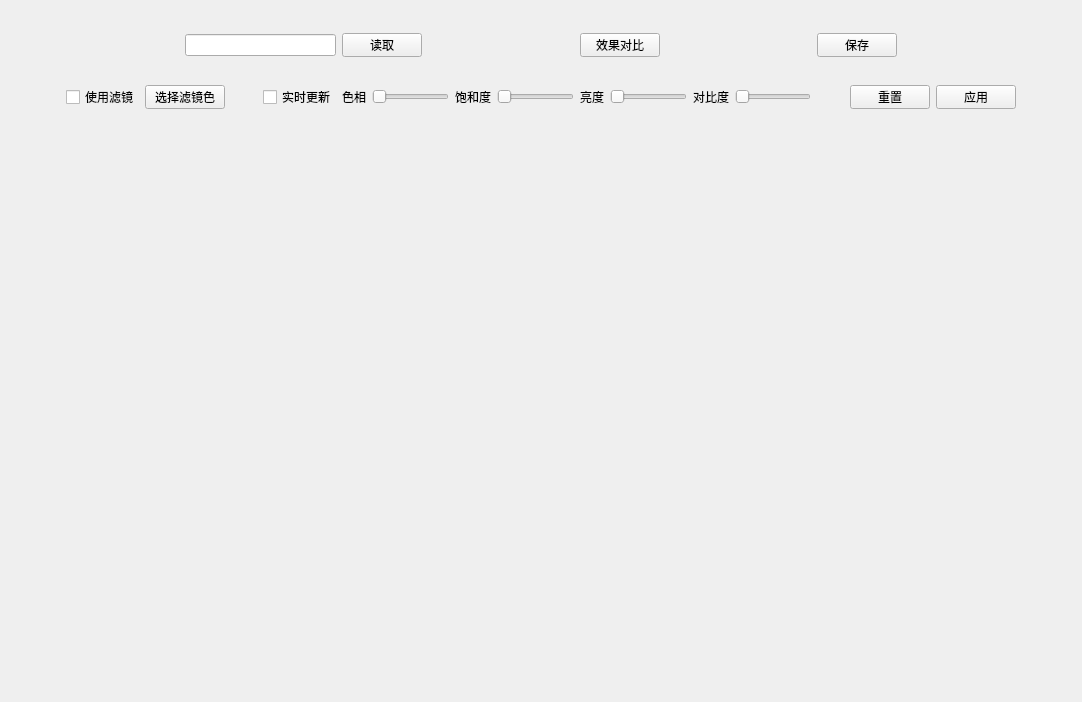
<?xml version="1.0" encoding="UTF-8"?>
<ui version="4.0">
 <class>Widget</class>
 <widget class="QWidget" name="Widget">
  <property name="geometry">
   <rect>
    <x>0</x>
    <y>0</y>
    <width>1082</width>
    <height>702</height>
   </rect>
  </property>
  <property name="windowTitle">
   <string>Widget</string>
  </property>
  <layout class="QVBoxLayout" name="verticalLayout">
   <item>
    <widget class="QWidget" name="widgetControlArea" native="true">
     <property name="maximumSize">
      <size>
       <width>16777215</width>
       <height>120</height>
      </size>
     </property>
     <layout class="QVBoxLayout" name="verticalLayout_2">
      <item>
       <widget class="QWidget" name="widgetControlMain" native="true">
        <layout class="QHBoxLayout" name="horizontalLayout">
         <item>
          <spacer name="horizontalSpacer">
           <property name="orientation">
            <enum>Qt::Horizontal</enum>
           </property>
           <property name="sizeHint" stdset="0">
            <size>
             <width>40</width>
             <height>20</height>
            </size>
           </property>
          </spacer>
         </item>
         <item>
          <widget class="QLineEdit" name="lineEditFileName"/>
         </item>
         <item>
          <widget class="QPushButton" name="pushButtonReadFile">
           <property name="text">
            <string>读取</string>
           </property>
          </widget>
         </item>
         <item>
          <spacer name="horizontalSpacer_3">
           <property name="orientation">
            <enum>Qt::Horizontal</enum>
           </property>
           <property name="sizeHint" stdset="0">
            <size>
             <width>40</width>
             <height>20</height>
            </size>
           </property>
          </spacer>
         </item>
         <item>
          <widget class="QPushButton" name="pushButtonCompare">
           <property name="text">
            <string>效果对比</string>
           </property>
          </widget>
         </item>
         <item>
          <spacer name="horizontalSpacer_8">
           <property name="orientation">
            <enum>Qt::Horizontal</enum>
           </property>
           <property name="sizeHint" stdset="0">
            <size>
             <width>40</width>
             <height>20</height>
            </size>
           </property>
          </spacer>
         </item>
         <item>
          <widget class="QPushButton" name="pushButtonSaveFile">
           <property name="text">
            <string>保存</string>
           </property>
          </widget>
         </item>
         <item>
          <spacer name="horizontalSpacer_2">
           <property name="orientation">
            <enum>Qt::Horizontal</enum>
           </property>
           <property name="sizeHint" stdset="0">
            <size>
             <width>85</width>
             <height>20</height>
            </size>
           </property>
          </spacer>
         </item>
        </layout>
       </widget>
      </item>
      <item>
       <widget class="QWidget" name="widgetControlArgument" native="true">
        <layout class="QHBoxLayout" name="horizontalLayout_2">
         <item>
          <spacer name="horizontalSpacer_4">
           <property name="orientation">
            <enum>Qt::Horizontal</enum>
           </property>
           <property name="sizeHint" stdset="0">
            <size>
             <width>40</width>
             <height>20</height>
            </size>
           </property>
          </spacer>
         </item>
         <item>
          <widget class="QCheckBox" name="checkBoxUseFilterColor">
           <property name="text">
            <string>使用滤镜</string>
           </property>
          </widget>
         </item>
         <item>
          <widget class="QPushButton" name="pushButtonSelectFilterColor">
           <property name="text">
            <string>选择滤镜色</string>
           </property>
          </widget>
         </item>
         <item>
          <spacer name="horizontalSpacer_6">
           <property name="orientation">
            <enum>Qt::Horizontal</enum>
           </property>
           <property name="sizeHint" stdset="0">
            <size>
             <width>40</width>
             <height>20</height>
            </size>
           </property>
          </spacer>
         </item>
         <item>
          <widget class="QCheckBox" name="checkBoxAtTimeUpdate">
           <property name="text">
            <string>实时更新</string>
           </property>
          </widget>
         </item>
         <item>
          <widget class="QLabel" name="labelHslHue">
           <property name="text">
            <string>色相</string>
           </property>
          </widget>
         </item>
         <item>
          <widget class="QSlider" name="SliderHslHue">
           <property name="orientation">
            <enum>Qt::Horizontal</enum>
           </property>
          </widget>
         </item>
         <item>
          <widget class="QLabel" name="labelHslSaturation">
           <property name="text">
            <string>饱和度</string>
           </property>
          </widget>
         </item>
         <item>
          <widget class="QSlider" name="SliderHslSaturation">
           <property name="orientation">
            <enum>Qt::Horizontal</enum>
           </property>
          </widget>
         </item>
         <item>
          <widget class="QLabel" name="labelHslLightness">
           <property name="text">
            <string>亮度</string>
           </property>
          </widget>
         </item>
         <item>
          <widget class="QSlider" name="SliderHslLightness">
           <property name="orientation">
            <enum>Qt::Horizontal</enum>
           </property>
          </widget>
         </item>
         <item>
          <widget class="QLabel" name="labelImgCompare">
           <property name="text">
            <string>对比度</string>
           </property>
          </widget>
         </item>
         <item>
          <widget class="QSlider" name="SliderImgCompare">
           <property name="orientation">
            <enum>Qt::Horizontal</enum>
           </property>
          </widget>
         </item>
         <item>
          <spacer name="horizontalSpacer_5">
           <property name="orientation">
            <enum>Qt::Horizontal</enum>
           </property>
           <property name="sizeHint" stdset="0">
            <size>
             <width>40</width>
             <height>20</height>
            </size>
           </property>
          </spacer>
         </item>
         <item>
          <widget class="QPushButton" name="pushButtonResetArgs">
           <property name="text">
            <string>重置</string>
           </property>
          </widget>
         </item>
         <item>
          <widget class="QPushButton" name="pushButtonApply">
           <property name="text">
            <string>应用</string>
           </property>
          </widget>
         </item>
         <item>
          <spacer name="horizontalSpacer_9">
           <property name="orientation">
            <enum>Qt::Horizontal</enum>
           </property>
           <property name="sizeHint" stdset="0">
            <size>
             <width>40</width>
             <height>20</height>
            </size>
           </property>
          </spacer>
         </item>
        </layout>
       </widget>
      </item>
     </layout>
    </widget>
   </item>
   <item>
    <widget class="QWidget" name="widgetPaintArea" native="true"/>
   </item>
  </layout>
 </widget>
 <layoutdefault spacing="6" margin="11"/>
 <resources/>
 <connections/>
</ui>
